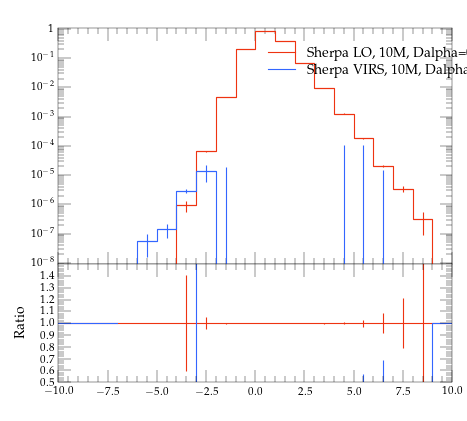

The Python source for this figure:
#! /usr/bin/env python

# This Python script was auto-generated using YODA v2.0.0.
# Analysis object: /evtb/cutEg_jb_y
# Timestamp: 15-04-2024 (14:39:01)

import matplotlib as mpl
import matplotlib.pyplot as plt
mpl.use('Agg') # comment out for interactive use
import os
import numpy as np

plotDir = os.path.split(os.path.realpath(__file__))[0]
if 'YODA_USER_PLOT_PATH' in globals():
    plot_outdir = globals()['YODA_USER_PLOT_PATH']
else:
    plot_outdir = plotDir

#plot style
plt.style.use(os.path.join(plotDir, '../default.mplstyle'))
# plot metadata
figW, figH = plt.rcParams['figure.figsize']
ax_xLabel = r''
ax_yLabel = r''
ax_title  = r''
ax_xScale = 'linear'
ax_yScale = 'log'
xLims = (-10.0, 10.0)
yLims = (9.000000000000001e-09, 1.1)

# TeX-friendly labels for the legend
labels = [ r"Sherpa LO, 10M, Dalpha=0.01", r"Sherpa VIRS, 10M, Dalpha=0.01" ]

# Create figure and axis objects
fig, (ax, ratio0_ax) = plt.subplots(2, 1, sharex=True,
                  figsize=(figW,figH), gridspec_kw={'height_ratios': (2, 1)})
ratio0_ax.yaxis.set_major_locator(mpl.ticker.MultipleLocator(0.1))
ratio0_ax.set_ylim(0.5, 1.4999)
ratio0_ax.set_ylabel('Ratio')

# LineColor map: curve index -> color
linecolors = {0: '#EE3311', 1: '#3366FF'}
# the numerical data is stored in a separate file
dataf = dict()
prefix = os.path.split(__file__)[0]
if prefix:    prefix = prefix + '/'
exec(open(prefix+'cutEg_jb_y__data.py').read(), dataf)


legend_handles = [] # keep track of handles for the legend

# style options for curves
# starts at zorder>=5 to draw curve on top of legend
styles = {
  'curve0': {
    'color' : linecolors[0],
    'linestyle' : '-',
    'marker' : 'o',
    'zorder' : 5,
    'histstyle' : True,
  },
  'curve1': {
    'color' : linecolors[1],
    'linestyle' : '-',
    'marker' : 'o',
    'zorder' : 6,
    'histstyle' : True,
  },
}
# curve from input yoda files in main panel
for label in dataf['yvals'].keys():
    if all(np.isnan(v) for v in dataf['yvals'][label]):
        continue
    tmp = None
    if styles[label]['histstyle']: # draw as histogram
        tmp, = ax.plot(dataf['xedges'], dataf['yedges'][label],
                       color=styles[label]['color'],
                       linestyle=styles[label]['linestyle'],
                       drawstyle='steps-pre', solid_joinstyle='miter',
                       zorder=styles[label]['zorder'], label=label)
        ax.errorbar(dataf['xpoints'], dataf['yvals'][label], color=styles[label]['color'],
                    xerr=dataf['xerrs'], yerr=[dataf['ydowns'][label], dataf['yups'][label]],
                    linestyle='none', zorder=styles[label]['zorder'])
    else: # draw as scatter
        tmp = ax.errorbar(dataf['xpoints'], dataf['yvals'][label],
                          xerr=dataf['xerrs'],
                          yerr=[ dataf['ydowns'][label],
                          dataf['yups'][label] ],
                          fmt=styles[label]['marker'],
                          ecolor=styles[label]['color'],
                          color=styles[label]['color'], zorder=2)
        tmp[-1][0].set_linestyle(styles[label]['linestyle'])
    legend_handles += [tmp]
    for varLabel in dataf['variation_yvals'].keys():
        if varLabel.startswith(label):
            tmp, = ax.plot(dataf['xedges'], dataf['variation_yvals'][varLabel],
                           color=styles[label]['color'],
                           linestyle=styles[label]['linestyle'],
                           drawstyle='steps-pre', solid_joinstyle='miter',
                           zorder=styles[label]['zorder'], alpha=0.5)


# plots on ratio panel
# curve from input yoda files in ratio panel
for label, yvals in dataf['ratio0_yvals'].items():
    if all(np.isnan(v) for v in yvals):
        continue
    if styles[label]['histstyle']: # plot as histogram
        ratio0_ax.plot(dataf['xedges'], yvals,
                       color=styles[label]['color'],
                       linestyle=styles[label]['linestyle'],
                       drawstyle='steps-pre', zorder=1,
                       solid_joinstyle='miter')
        ratio0_ax.vlines(dataf['xpoints'],
                         dataf['ratio0_ymin'][label],
                         dataf['ratio0_ymax'][label],
                         color=styles[label]['color'], zorder=1)
    else: # plot as scatter
        tmp = ratio0_ax.errorbar(dataf['xpoints'],
                                 yvals, xerr=dataf['xerrs'],
                                 yerr=dataf['ratio0_yerrs'][label],
                                 fmt=styles[label]['marker'],
                                 ecolor=styles[label]['color'],
                                 color=styles[label]['color'])
        tmp[-1][0].set_linestyle(styles[label]['linestyle'])

    for varlabel in dataf['ratio0_variation_vals'].keys():
        if varlabel.startswith(label):
            ratio0_ax.plot(dataf['xedges'],
                            dataf['ratio0_variation_vals'][varlabel],
                            color=styles[label]['color'],
                            linestyle=styles[label]['linestyle'],
                            drawstyle='steps-pre', solid_joinstyle='miter',
                            zorder=1, alpha=0.5)

legend_pos = (0.5, 0.97)
ax.legend(legend_handles, labels, loc='upper left', bbox_to_anchor=legend_pos)

# set plot metadata as defined above
ratio0_ax.set_xlabel(ax_xLabel)
ratio0_ax.xaxis.set_label_coords(1., -.15)
ax.set_ylabel(ax_yLabel, loc='top')
ax.set_title(ax_title, loc='left')
ax.set_xscale(ax_xScale)
ax.set_yscale(ax_yScale)
ax.set_xlim(xLims)
ax.set_ylim(yLims)

# tick formatting
plt.rcParams['xtick.top'] = True
plt.rcParams['ytick.right'] = True
ax.yaxis.set_major_locator(mpl.ticker.LogLocator(base=10.0, numticks=np.inf))
ax.yaxis.set_minor_locator(mpl.ticker.LogLocator(
                           base=10.0, subs=np.arange(0.1, 1, 0.1), numticks=np.inf))
fig.align_ylabels((ax, ratio0_ax))
plt.savefig(os.path.join(plot_outdir, 'cutEg_jb_y.pdf'), format='PDF')
plt.savefig(os.path.join(plot_outdir, 'cutEg_jb_y.png'), format='PNG')

plt.close(fig)
